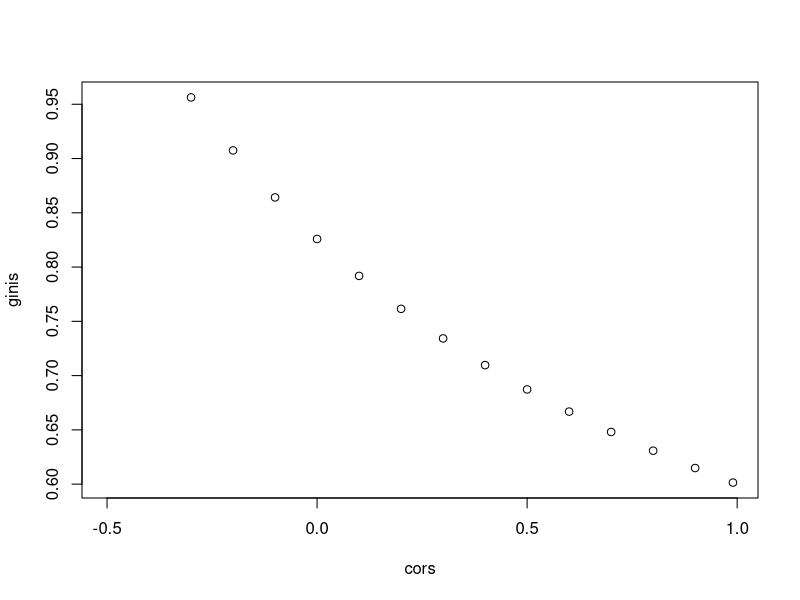

This chart was generated by the following R code:
library(MASS)
#set.seed(500)
m <- 3
n <- 100000
sigma <- matrix(c(1, 0.4, 0.45,
                  0.4, 1, .65,
                  0.45, 0.65, 1), 
                nrow=3)
z <- mvrnorm(n,mu=rep(0, m),Sigma=sigma)
#library(psych)
cor(z)
cor(z,method='spearman')
# pairs.panels(z)
# library(rgl)
# plot3d(z[,1],z[,2],z[,3],pch=20,col='navyblue')


y<-(z[,3]<qnorm(.1))*1
df<-z
df[,3]<-y
df<-data.frame(df)
names(df)<-c('s1', 's2', 'default_flag')

ginic<-function(bc, gc){
  #function for gini when we have cumulative goods and bads vectors
  sum((gc[2:(length(gc))]-gc[1:(length(gc)-1)])*
        (bc[2:(length(bc))]+bc[1:(length(bc)-1)]))-1
} 
gini_crd<-function(rho=0.5, defrate=0.1, gran=10000) {
  #function translating rho into gini for a given defrate
  drates_i<-pnorm(qnorm(defrate), rho*(qnorm(1:(gran-1)/gran)),sqrt(1-rho^2))
  drates_2i<-(c(1, drates_i)+c(drates_i, 0))/2
  return(ginic(cumsum((drates_2i)/sum(drates_2i)), cumsum((1-drates_2i)/sum(1-drates_2i))))
}

my_gini<-function(resp, pred){
  c<-pred[order(pred)]
  d<-resp[order(pred)]
  bc<-c(0, cumsum(d)/sum(d))
  gc<-c(0, cumsum(1-d)/sum(1-d))
  sum((gc[2:(length(gc))]-gc[1:(length(gc)-1)])*(bc[2:(length(bc))]+bc[1:(length(bc)-1)]))-1} 

gini_combine_calculator<-function(g1, g2, corr, defaultrate){
  #rho_s1
  phi_s1<-function(x){gini_crd(rho=x, defrate=defaultrate, gran=100000)-g1}
  rho_s1<-uniroot(phi_s1,lower=0,upper=1,tol = .Machine$double.eps)$root
  #rho_s2
  phi_s2<-function(x){gini_crd(rho=x, defrate=defaultrate, gran=100000)-g2}
  rho_s2<-uniroot(phi_s2,lower=0,upper=1,tol = .Machine$double.eps)$root
  
  (a_opt<-(corr*rho_s2-rho_s1)/(corr*rho_s1-rho_s2))
  corr_opt<-(a_opt*rho_s1+rho_s2)/sqrt(a_opt^2+2*a_opt*corr+1)
  g_result0<-gini_crd(corr_opt, defaultrate, gran=100000)
  g_result1<-if(a_opt<0 | a_opt>1000) {NaN} else {g_result0}
  return(c(new_gini=g_result1, 
           #new_gini_2=g_result0, 
           a_opt=a_opt, score_1_weight=a_opt/(1+a_opt), score_2_weight=1/(1+a_opt), 
           rho1=rho_s1, rho2=rho_s2, new_corr=corr_opt))
}


(res1<-gini_combine_calculator(gini_crd(.45), gini_crd(.65), 0.4, 0.1))
res1[3]/res1[4]

(res2<-gini_combine_calculator(gini_crd(cor(z)[1,3]), gini_crd(cor(z)[2,3]), 0.4, 0.1))
res2[3]/res2[4]

(res3<-gini_combine_calculator(my_gini(df$default_flag, df$s1), my_gini(df$default_flag, df$s2), 0.4, 0.1))
res3[3]/res3[4]


(mylogit <- glm(y ~ s1 + s2, data = df, family = "binomial"))
(myprobit <- glm(y ~ s1 + s2, data = df, family = binomial(link="probit")))
mylogit$coefficients[2]/mylogit$coefficients[3]
myprobit$coefficients[2]/myprobit$coefficients[3]
res1[3]/res1[4]
res2[3]/res2[4]


my_gini(mylogit$y, -mylogit$fitted.values)
my_gini(mylogit$y, -myprobit$fitted.values)
res1[1]
my_gini(df$default_flag, res1[3]*df$s1+res1[4]*df$s2)
res2[1]
my_gini(df$default_flag, res2[3]*df$s1+res2[4]*df$s2)
res3[1]
my_gini(df$default_flag, res3[3]*df$s1+res3[4]*df$s2)

cor(df)
my_gini(df$default_flag, df$s1)
my_gini(df$default_flag, df$s2)
cor(df$default_flag, df$s1)
cor(df$default_flag, df$s2)
cor(df$default_flag, df$s1, method="spearman")
cor(df$default_flag, df$s2, method="spearman")

mean(df$s1>0)
cor(df$s2, df$s1>0)
cor(df$s2, df$s1>0, method="spearman")
my_gini(df$s1>0, df$s2)

mean(df$s1>1)
cor(df$s2, df$s1>1)
cor(df$s2, df$s1>1, method="spearman")

mean(df$s1>2)
cor(df$s2, df$s1>2)
mean(df$s1>3)
cor(df$s2, df$s1>3)


#correlations
cors<-c((-5:9)/10,.99)
ginic4<-function(x){gini_combine_calculator(.6,.6,x,.1)[1]}
ginic4<-Vectorize(ginic4)
ginis<-ginic4(cors)
plot(cors, ginis)
#gini_combine_calculator(.4,.4,-.5,.1)

